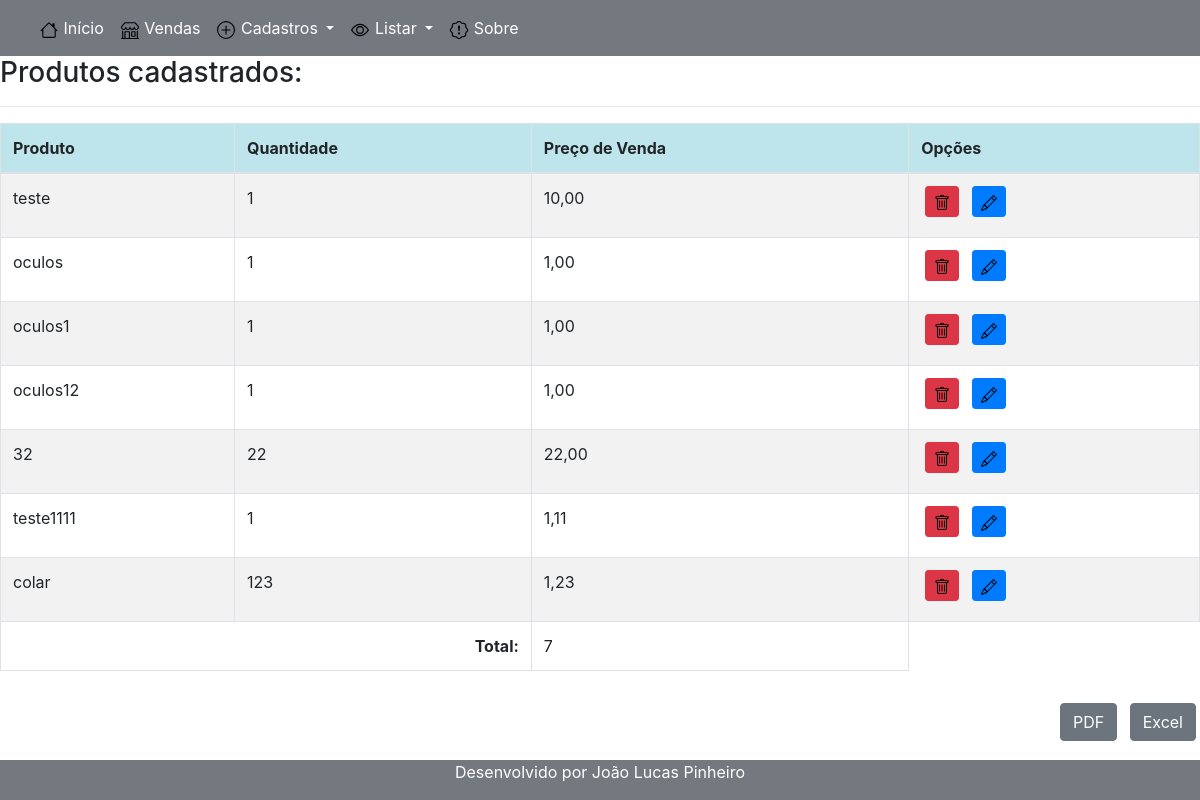
The app's page /listar/produto/, older data.
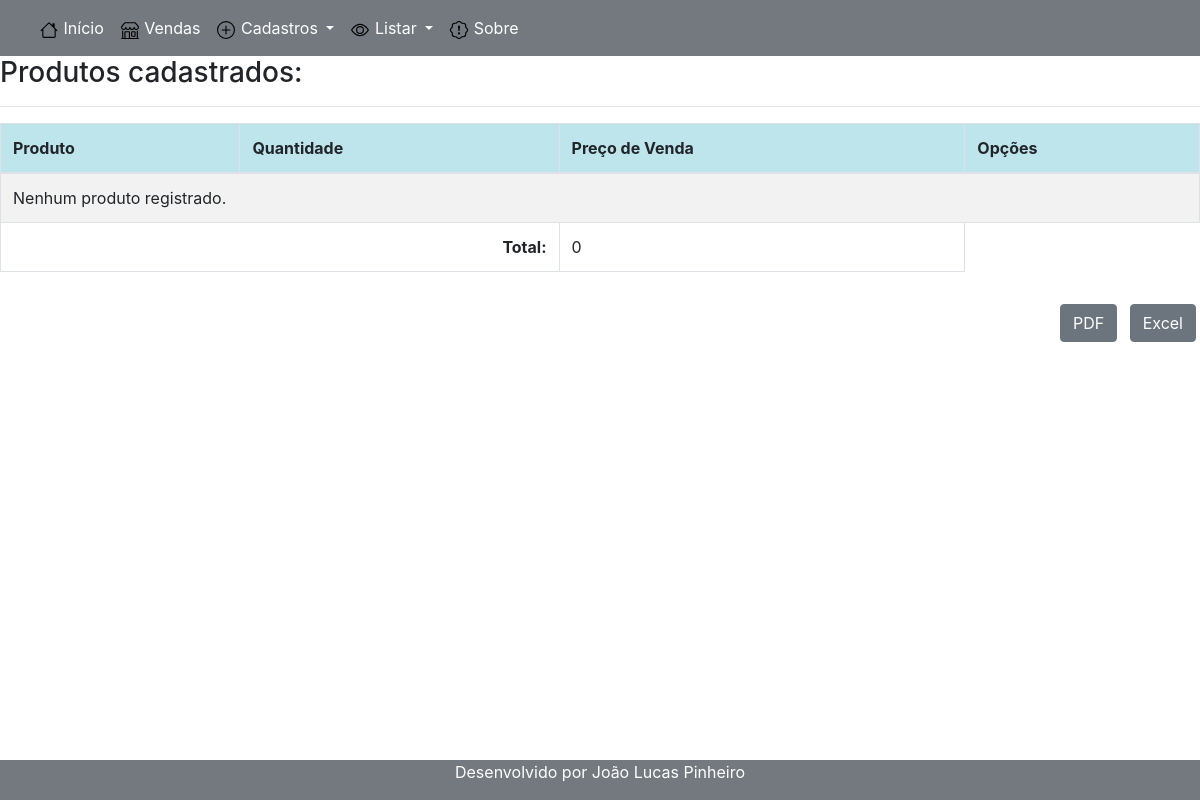
The same page, newer data.
### cadastros/models.py (models this page shows, shortened)
class Produto(models.Model):
    nome_produto = models.CharField("Nome:", max_length=255, blank=False, unique=True)
    quantidade_produto = models.IntegerField("Quantidade:", blank=False)
    precocompra_produto = models.DecimalField("Preço de compra:", max_digits=6, decimal_places=2)
    precovenda_produto = models.DecimalField("Preço de venda:",max_digits=6, decimal_places=2)
    tipo = models.CharField(max_length=50, default="produto")

### cadastros/views.py (the view)
# urls.py: path('listar/produto/', ProdutoList.as_view(), name ='listar-produto'),
class ProdutoList(ListView):
    model = Produto
    template_name = "cadastros/listas/produto.html"

### cadastros/templates/cadastros/listas/produto.html (shortened to what this page needs)
{% extends 'paginas/modelo.html' %}
{%load static %}
{%block Principal %}
<div class="table-responsive" >
    <h3>Produtos cadastrados: </h3>
    <hr>
    <table class="table table-striped table-bordered" id="tabela-produto">
        <thead>
            <tr class="table-info">
                <th>Produto</th>
                <th>Quantidade</th>
                <th> Preço de Venda</th>
                <th>Opções</th>
            </tr>
        </thead>
        <tbody>
            {% for produto in object_list %}
            <tr>
                <td> {{ produto.nome_produto }}</td>
                <td> {{ produto.quantidade_produto }} </td>
                <td> {{ produto.precovenda_produto }}</td>
                <td>
                    <a href="{% url 'excluir-produto' produto.pk %}"
                        class="btn btn-danger btn-sm form-group mx-sm-1 mb-2" title="Excluir"><img
                            src="{% static 'img/lixo.svg' %}"></a>
                    <a href="{% url 'editar-produto' produto.pk %}"
                        class="btn btn-primary btn-sm form-group mx-sm-1 mb-2" title="Editar"><img
                            src="{% static 'img/editar.svg' %}"></a>
                </td>
            </tr>
            {% empty %}
            <tr>
                <td colspan="4"> Nenhum produto registrado.</td>
            </tr>
            {% endfor %}
        </tbody>
        <tfoot>
            <tr>
                <td colspan="2" style="text-align: right;"><strong>Total:</strong></td>
                <td>{{ object_list|length }}</td>
            </tr>
        </tfoot>
    </table>
</div>
<div class="text-right mt-3">
    <button id="btn-pdf" class="btn btn-secondary mx-1 mb-2" title="Exportar para PDF"> PDF</button>
    <button id="btn-excel" class="btn btn-secondary mx-1 mb-2" title="Exportar para Excel"> Excel</button>
</div>
{% endblock %}

### paginas/templates/paginas/modelo.html (shortened to what this page needs)
{% load static %}
<!DOCTYPE html>
<html lang="pt-br">
<head>
    <link rel="stylesheet" href="https://cdn.jsdelivr.net/npm/@sweetalert2/theme-dark@4/dark.css">
    <link rel="stylesheet" href="{% static 'css/bootstrap.min.css' %}">
</head>
<body>
    {% block menu %}
    <nav class="navbar navbar-expand-lg bg-body-tertiary" style ="background-color:#73797f">
        <div class="container-fluid">
            <div class="collapse navbar-collapse" id="navbarNavDropdown">
                <ul class="navbar-nav">
                    <li class="nav-item">
                        <a class="nav-link active text-white " aria-current="page" href="{% url 'index' %}">
                            <img src="{% static 'img/house.svg' %}" alt="Logo" width="20" height="18">
                            Início
                        </a>
                    </li>
                    <li class="nav-item">
                        <a class="nav-link text-white" href="{% url 'listar-produto' %}">
                            <img src="{% static 'img/shop.svg' %}" alt="Logo" width="20" height="18">
                            Vendas
                        </a>
                    </li>
                    <li class="nav-item dropdown">
                        <a class="nav-link dropdown-toggle text-white" href="#" id="navbarDropdownMenuLink"
                            role="button" data-toggle="dropdown" aria-expanded="false">
                            <img src="{% static 'img/plus.svg' %}" alt="Logo" width="20" height="18">
                            Cadastros
                        </a>
                    <li class="nav-item dropdown">
                        <a class="nav-link dropdown-toggle text-white" href="#" id="navbarDropdownMenuLink"
                            role="button" data-toggle="dropdown" aria-expanded="false">
                            <img src="{% static 'img/eye.svg' %}" alt="Logo" width="20" height="18">
                            Listar
                        </a>
                    <li class="nav-item">
                        <a class="nav-link text-white" href="{% url 'sobre' %}">
                            <img src="{% static 'img/exclamacao.svg' %}" alt="Logo" width="20" height="18">
                            Sobre
                        </a>
                    </li>
                </ul>
            </div>
        </div>
    </nav>
    {% endblock %}
    {% block Principal %}{% endblock %}
    {% block rodape %}
    <footer style ="background-color:#73797f" class = "fixed-bottom" >
        <center>
            <a class="text-white">
                <p>Desenvolvido por
                    <a class="text-white" href="https://github.com/joaolucaspinheiro">
                        João Lucas Pinheiro
                    </a>
                </p>
            </a>
        </center>
    </footer>
    {% endblock %}
    <link href="
    https://cdn.jsdelivr.net/npm/sweetalert2@11.11.0/dist/sweetalert2.min.css
    " rel="stylesheet">
    <link href="https://cdn.datatables.net/v/dt/jszip-3.10.1/dt-2.0.8/b-3.0.2/b-html5-3.0.2/datatables.min.css"
        rel="stylesheet">
</body>
</html>

Row changes from the older to the newer data that the page shows:
removed Produto: nome_produto "teste", quantidade_produto "1", precovenda_produto "10,00"
removed Produto: nome_produto "oculos", quantidade_produto "1", precovenda_produto "1,00"
removed Produto: nome_produto "oculos1", quantidade_produto "1", precovenda_produto "1,00"
removed Produto: nome_produto "oculos12", quantidade_produto "1", precovenda_produto "1,00"
removed Produto: nome_produto "32", quantidade_produto "22", precovenda_produto "22,00"
removed Produto: nome_produto "teste1111", quantidade_produto "1", precovenda_produto "1,11"
removed Produto: nome_produto "colar", quantidade_produto "123", precovenda_produto "1,23"
Text that changed along with them:
{{ object_list|length }}: "7" → "0"
text now shown: "Nenhum produto registrado."
